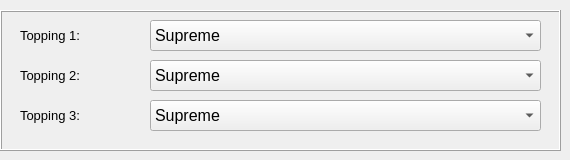
    <widget class="QWidget" name="page_10">
     <widget class="QFrame" name="frame_10">
      <property name="geometry">
       <rect>
        <x>0</x>
        <y>10</y>
        <width>561</width>
        <height>141</height>
       </rect>
      </property>
      <property name="frameShape">
       <enum>QFrame::Box</enum>
      </property>
      <property name="frameShadow">
       <enum>QFrame::Raised</enum>
      </property>
      <widget class="QLabel" name="label_13">
       <property name="geometry">
        <rect>
         <x>20</x>
         <y>80</y>
         <width>101</width>
         <height>51</height>
        </rect>
       </property>
       <property name="font">
        <font>
         <pointsize>10</pointsize>
        </font>
       </property>
       <property name="text">
        <string>Topping 3:</string>
       </property>
      </widget>
      <widget class="QLabel" name="label_12">
       <property name="geometry">
        <rect>
         <x>20</x>
         <y>0</y>
         <width>101</width>
         <height>51</height>
        </rect>
       </property>
       <property name="font">
        <font>
         <pointsize>10</pointsize>
        </font>
       </property>
       <property name="text">
        <string>Topping 1:</string>
       </property>
      </widget>
      <widget class="QComboBox" name="TripleTopC">
       <property name="geometry">
        <rect>
         <x>150</x>
         <y>90</y>
         <width>391</width>
         <height>31</height>
        </rect>
       </property>
       <property name="font">
        <font>
         <pointsize>12</pointsize>
        </font>
       </property>
       <property name="maxVisibleItems">
        <number>15</number>
       </property>
       <item>
        <property name="text">
         <string>Supreme</string>
        </property>
       </item>
       <item>
        <property name="text">
         <string>Cheesy Cheese</string>
        </property>
       </item>
       <item>
        <property name="text">
         <string>Quatro Cheese Mushroom</string>
        </property>
       </item>
       <item>
        <property name="text">
         <string>Smokebeef</string>
        </property>
       </item>
       <item>
        <property name="text">
         <string>Carnivor</string>
        </property>
       </item>
       <item>
        <property name="text">
         <string>BBQ Bratwurst</string>
        </property>
       </item>
      </widget>
      <widget class="QComboBox" name="TripleTopA">
       <property name="geometry">
        <rect>
         <x>150</x>
         <y>10</y>
         <width>391</width>
         <height>31</height>
        </rect>
       </property>
       <property name="font">
        <font>
         <pointsize>12</pointsize>
        </font>
       </property>
       <property name="maxVisibleItems">
        <number>15</number>
       </property>
       <item>
        <property name="text">
         <string>Supreme</string>
        </property>
       </item>
       <item>
        <property name="text">
         <string>Cheesy Cheese</string>
        </property>
       </item>
       <item>
        <property name="text">
         <string>Quatro Cheese Mushroom</string>
        </property>
       </item>
       <item>
        <property name="text">
         <string>Smokebeef</string>
        </property>
       </item>
       <item>
        <property name="text">
         <string>Carnivor</string>
        </property>
       </item>
       <item>
        <property name="text">
         <string>BBQ Bratwurst</string>
        </property>
       </item>
       <item>
        <property name="text">
         <string>Creamy Tuna Mayo</string>
        </property>
       </item>
      </widget>
      <widget class="QLabel" name="label_11">
       <property name="geometry">
        <rect>
         <x>20</x>
         <y>40</y>
         <width>101</width>
         <height>51</height>
        </rect>
       </property>
       <property name="font">
        <font>
         <pointsize>10</pointsize>
        </font>
       </property>
       <property name="text">
        <string>Topping 2:</string>
       </property>
      </widget>
      <widget class="QComboBox" name="TripleTopB">
       <property name="geometry">
        <rect>
         <x>150</x>
         <y>50</y>
         <width>391</width>
         <height>31</height>
        </rect>
       </property>
       <property name="font">
        <font>
         <pointsize>12</pointsize>
        </font>
       </property>
       <property name="maxVisibleItems">
        <number>15</number>
       </property>
       <item>
        <property name="text">
         <string>Supreme</string>
        </property>
       </item>
       <item>
        <property name="text">
         <string>Cheesy Cheese</string>
        </property>
       </item>
       <item>
        <property name="text">
         <string>Quatro Cheese Mushroom</string>
        </property>
       </item>
       <item>
        <property name="text">
         <string>Smokebeef</string>
        </property>
       </item>
       <item>
        <property name="text">
         <string>Carnivor</string>
        </property>
       </item>
       <item>
        <property name="text">
         <string>BBQ Bratwurst</string>
        </property>
       </item>
       <item>
        <property name="text">
         <string>Creamy Tuna Mayo</string>
        </property>
       </item>
      </widget>
     </widget>
    </widget>
